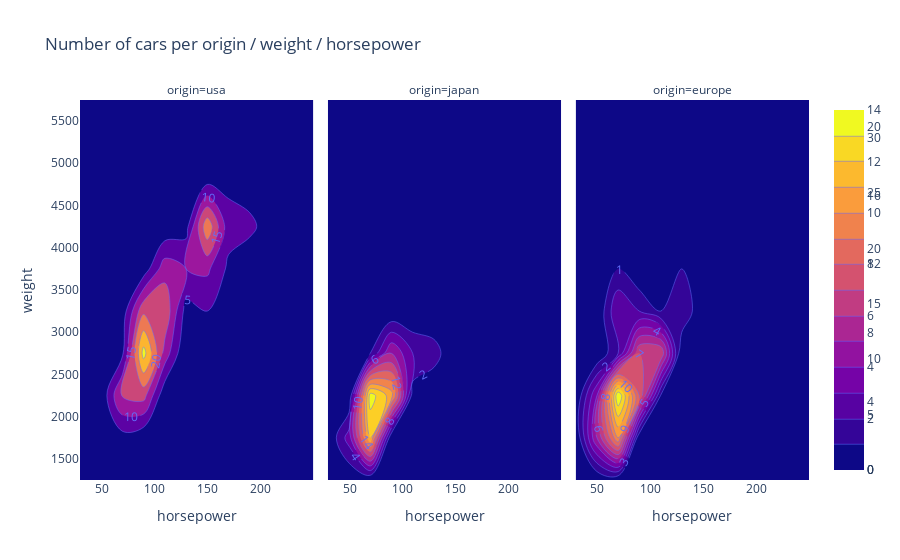

Write notebook code for a chart like this one.
### Code cell
# show number of cars
fig = px.density_contour(df, 
                         x='horsepower', 
                         y='weight', 
                         facet_col='origin', 
                         title='Number of cars per origin / weight / horsepower')
fig.update_traces(contours_coloring="fill", contours_showlabels = True)
fig.show()

### Figure 1 — Plotly figure (JSON) as saved in the notebook; plotly's stock layout.template omitted (floating-point values rounded to 4 significant figures; data arrays with more than 128 entries replaced by an {"elided": "..."} marker saying what was removed)
{"data": [{"contours": {"coloring": "fill", "showlabels": true}, "hovertemplate": "origin=usa<br>horsepower=%{x}<br>weight=%{y}<br>count=%{z}<extra></extra>", "legendgroup": "", "line": {"color": "#636efa"}, "name": "", "showlegend": false, "type": "histogram2dcontour", "x": {"elided": "249 int values"}, "xaxis": "x", "xbingroup": "x", "y": {"elided": "249 int values"}, "yaxis": "y", "ybingroup": "y"}, {"contours": {"coloring": "fill", "showlabels": true}, "hovertemplate": "origin=japan<br>horsepower=%{x}<br>weight=%{y}<br>count=%{z}<extra></extra>", "legendgroup": "", "line": {"color": "#636efa"}, "name": "", "showlegend": false, "type": "histogram2dcontour", "x": [95, 88, 88, 95, 65, 69, 95, 97, 92, 97, 88, 88, 94, 90, 122, 67, 65, 52, 61, 97, 93, 75, 96, 97, 53, 53, 70, 75, 108, 68, 70, 75, 67, 97, 110, 52, 70, 60, 95, 97, 95, 97, 68, 65, 65, 60, 65, 90, 75, 92, 75, 65, 65, 67, 67, 132, 100, 72, 58, 60, 67, 65, 62, 68, 75, 75, 100, 74, 116, 120, 68, 68, 88, 75, 70, 67, 67, 67, 96], "xaxis": "x2", "xbingroup": "x", "y": [2372, 2130, 2130, 2228, 1773, 1613, 2278, 2330, 2288, 2506, 2100, 2279, 2379, 2124, 2807, 1950, 1836, 1649, 2003, 2489, 2391, 2171, 2702, 2545, 1795, 1795, 1990, 2155, 2930, 2045, 1945, 2265, 1985, 2815, 2720, 1985, 2070, 1800, 2560, 2300, 2515, 2405, 2135, 1975, 2020, 1968, 2019, 2711, 2542, 2434, 2265, 2110, 2110, 1850, 2145, 2910, 2420, 2290, 1755, 1760, 2065, 1975, 2050, 1985, 2210, 2350, 2615, 2635, 2900, 2930, 2025, 1970, 2160, 2205, 2245, 1965, 1965, 1995, 2665], "yaxis": "y2", "ybingroup": "y"}, {"contours": {"coloring": "fill", "showlabels": true}, "hovertemplate": "origin=europe<br>horsepower=%{x}<br>weight=%{y}<br>count=%{z}<extra></extra>", "legendgroup": "", "line": {"color": "#636efa"}, "name": "", "showlegend": false, "type": "histogram2dcontour", "x": [46, 87, 90, 95, 113, 90, 70, 76, 60, 54, 112, 76, 87, 69, 46, 90, 49, 75, 91, 112, 110, 83, 67, 78, 75, 75, 67, 71, 70, 95, 88, 98, 115, 86, 81, 83, 70, 71, 102, 88, 120, 58, 78, 78, 110, 48, 103, 125, 115, 133, 71, 71, 77, 71, 69, 76, 78, 48, 48, 67, 67, null, 62, 88, 74, null, 80, 76, 74, 52], "xaxis": "x3", "xbingroup": "x", "y": [1835, 2672, 2430, 2375, 2234, 2123, 2074, 2065, 1834, 2254, 2933, 2511, 2979, 2189, 1950, 2265, 1867, 2158, 2582, 2868, 2660, 2219, 1963, 2300, 2108, 2246, 2000, 2223, 1937, 2694, 2957, 2945, 2671, 2464, 2220, 2202, 1937, 1825, 3150, 3270, 3820, 1825, 1940, 2190, 2600, 1985, 2830, 3140, 2795, 3410, 1990, 1925, 3530, 3190, 2130, 2144, 2188, 2085, 2335, 2950, 3250, 1835, 1845, 2500, 2190, 2320, 3230, 3160, 1980, 2130], "yaxis": "y3", "ybingroup": "y"}], "layout": {"annotations": [{"font": {}, "showarrow": false, "text": "origin=usa", "x": 0.16, "xanchor": "center", "xref": "paper", "y": 1, "yanchor": "bottom", "yref": "paper"}, {"font": {}, "showarrow": false, "text": "origin=japan", "x": 0.5, "xanchor": "center", "xref": "paper", "y": 1, "yanchor": "bottom", "yref": "paper"}, {"font": {}, "showarrow": false, "text": "origin=europe", "x": 0.84, "xanchor": "center", "xref": "paper", "y": 1, "yanchor": "bottom", "yref": "paper"}], "legend": {"tracegroupgap": 0}, "title": {"text": "Number of cars per origin / weight / horsepower"}, "xaxis": {"anchor": "y", "domain": [0, 0.32], "title": {"text": "horsepower"}}, "xaxis2": {"anchor": "y2", "domain": [0.34, 0.66], "matches": "x", "title": {"text": "horsepower"}}, "xaxis3": {"anchor": "y3", "domain": [0.68, 1.0], "matches": "x", "title": {"text": "horsepower"}}, "yaxis": {"anchor": "x", "domain": [0, 1], "title": {"text": "weight"}}, "yaxis2": {"anchor": "x2", "domain": [0, 1], "matches": "y", "showticklabels": false}, "yaxis3": {"anchor": "x3", "domain": [0, 1], "matches": "y", "showticklabels": false}}}
